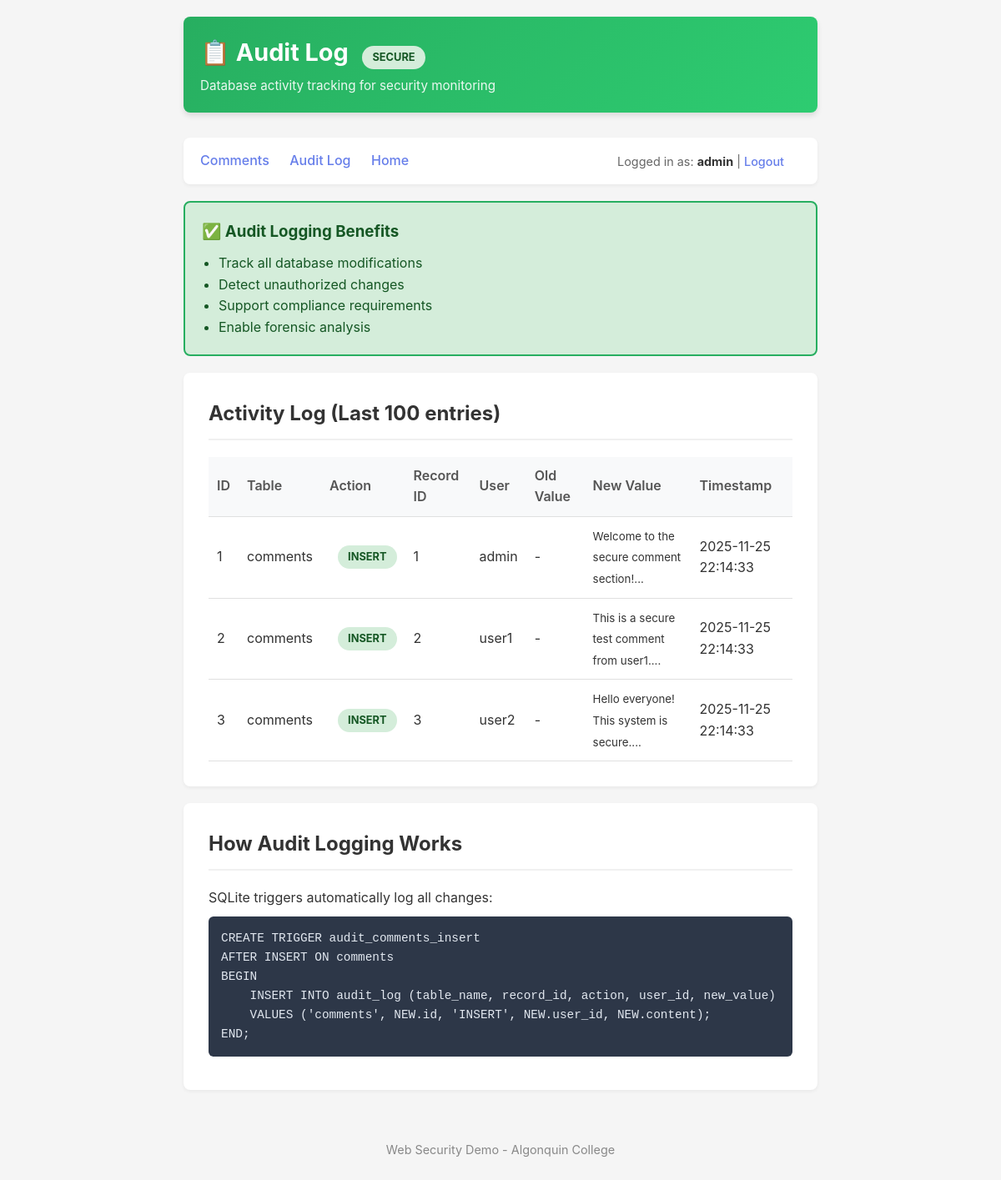
The page /secure/audit.php (signed in) on the database as committed earlier.
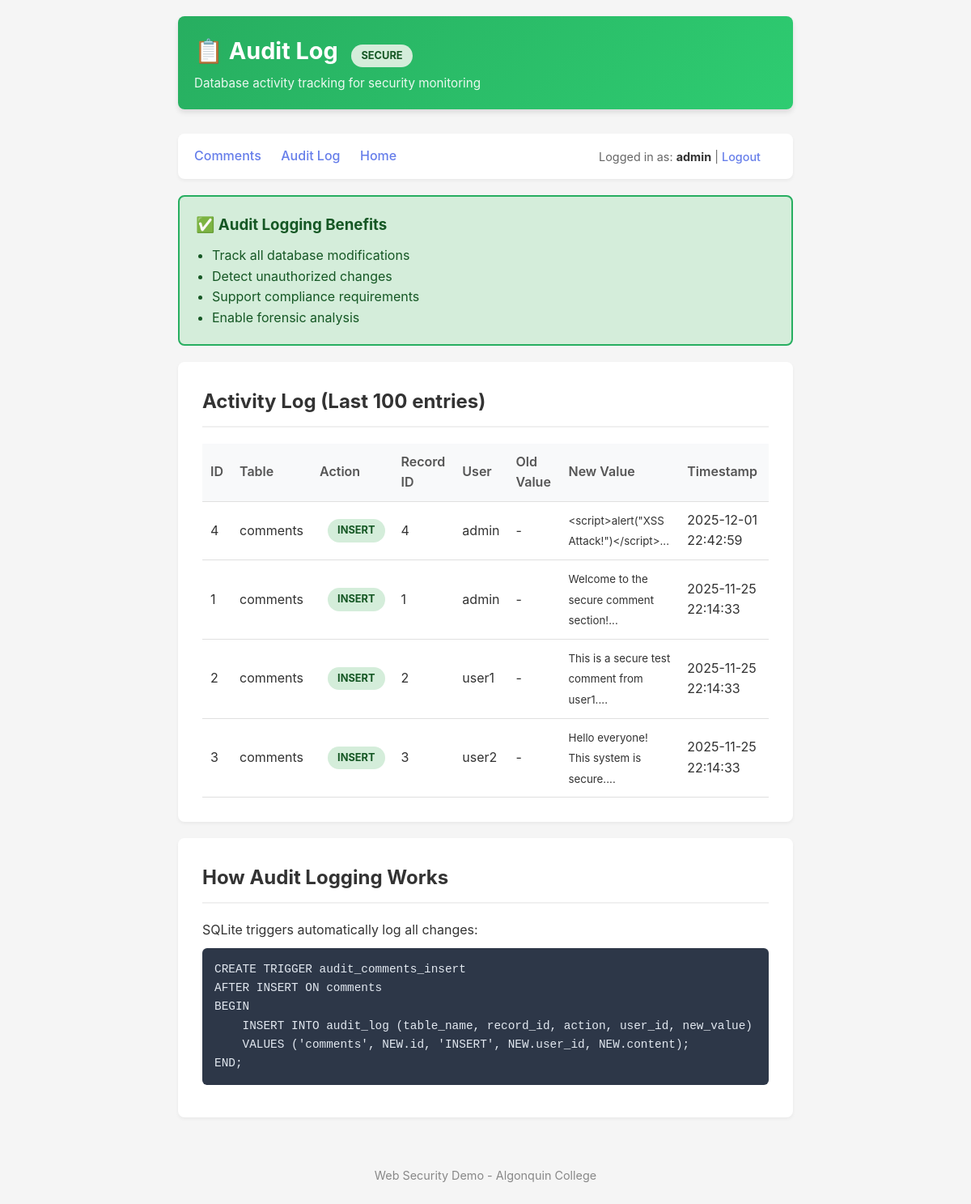
The same page on the database as committed later.
### tables this page shows
CREATE TABLE audit_log (
            id INTEGER PRIMARY KEY AUTOINCREMENT,
            table_name TEXT NOT NULL,
            record_id INTEGER NOT NULL,
            action TEXT NOT NULL,
            user_id INTEGER,
            old_value TEXT,
            new_value TEXT,
            ip_address TEXT,
            created_at DATETIME DEFAULT CURRENT_TIMESTAMP
        );

CREATE TABLE users (
            id INTEGER PRIMARY KEY AUTOINCREMENT,
            username TEXT NOT NULL UNIQUE,
            password_hash TEXT NOT NULL,
            email_encrypted TEXT,
            role TEXT DEFAULT 'user',
            created_at DATETIME DEFAULT CURRENT_TIMESTAMP,
            updated_at DATETIME DEFAULT CURRENT_TIMESTAMP
        );

### secure/includes/auth.php (called while the page is built, shortened)
<?php
function get_current_username(): ?string {
    return $_SESSION['username'] ?? null;
}

### secure/includes/sanitize.php (called while the page is built, shortened)
<?php
function encode_output(string $data): string {
    return htmlspecialchars($data, ENT_QUOTES | ENT_HTML5, 'UTF-8');
}

### secure/audit.php (the view, shortened to what this page needs)
<?php
require_once 'includes/db.php';
require_once 'includes/auth.php';
require_once 'includes/sanitize.php';
$username = get_current_username();
try {
    $stmt = $pdo->query("
        SELECT al.*, u.username
        FROM audit_log al
        LEFT JOIN users u ON al.user_id = u.id
        ORDER BY al.created_at DESC
        LIMIT 100
    ");
    $auditLog = $stmt->fetchAll();
} catch (PDOException $e) {
    error_log('Audit log fetch error: ' . $e->getMessage());
    $auditLog = [];
}
?>
<!DOCTYPE html>
<html lang="en">
<head>
    <link rel="stylesheet" href="assets/style.css">
</head>
<body>
    <div class="container">
        <header class="secure">
            <h1>📋 Audit Log <span class="badge badge-success">SECURE</span></h1>
            <p>Database activity tracking for security monitoring</p>
        </header>
        <nav>
            <div>
                <a href="comments.php">Comments</a>
                <a href="audit.php">Audit Log</a>
                <a href="index.php">Home</a>
            </div>
            <div class="user-info">
                Logged in as: <strong><?php echo encode_output($username); ?></strong>
                | <a href="logout.php">Logout</a>
            </div>
        </nav>
        <div class="security-box">
            <h3>✅ Audit Logging Benefits</h3>
            <ul>
                <li>Track all database modifications</li>
                <li>Detect unauthorized changes</li>
                <li>Support compliance requirements</li>
                <li>Enable forensic analysis</li>
            </ul>
        </div>
        <div class="card">
            <h2>Activity Log (Last 100 entries)</h2>
            <?php if (empty($auditLog)): ?>
                <p style="color: #888; text-align: center; padding: 20px;">
                    No audit entries yet.
                </p>
            <?php else: ?>
                <table class="audit-table">
                    <thead>
                        <tr>
                            <th>ID</th>
                            <th>Table</th>
                            <th>Action</th>
                            <th>Record ID</th>
                            <th>User</th>
                            <th>Old Value</th>
                            <th>New Value</th>
                            <th>Timestamp</th>
                        </tr>
                    </thead>
                    <tbody>
                        <?php foreach ($auditLog as $log): ?>
                        <tr>
                            <td><?php echo encode_output($log['id']); ?></td>
                            <td><?php echo encode_output($log['table_name']); ?></td>
                            <td>
                                <span class="badge <?php
                                    echo $log['action'] === 'INSERT' ? 'badge-success' :
                                        ($log['action'] === 'DELETE' ? 'badge-danger' : '');
                                ?>">
                                    <?php echo encode_output($log['action']); ?>
                                </span>
                            </td>
                            <td><?php echo encode_output($log['record_id']); ?></td>
                            <td><?php echo encode_output($log['username'] ?? 'System'); ?></td>
                            <td>
                                <?php if ($log['old_value']): ?>
                                    <small><?php echo encode_output(substr($log['old_value'], 0, 50)); ?>...</small>
                                <?php else: ?>
                                    -
                                <?php endif; ?>
                            </td>
                            <td>
                                <?php if ($log['new_value']): ?>
                                    <small><?php echo encode_output(substr($log['new_value'], 0, 50)); ?>...</small>
                                <?php else: ?>
                                    -
                                <?php endif; ?>
                            </td>
                            <td><?php echo encode_output($log['created_at']); ?></td>
                        </tr>
                        <?php endforeach; ?>
                    </tbody>
                </table>
            <?php endif; ?>
        </div>
        <div class="card">
            <h2>How Audit Logging Works</h2>
            <p>SQLite triggers automatically log all changes:</p>
            <pre>CREATE TRIGGER audit_comments_insert
AFTER INSERT ON comments
BEGIN
    INSERT INTO audit_log (table_name, record_id, action, user_id, new_value)
    VALUES ('comments', NEW.id, 'INSERT', NEW.user_id, NEW.content);
END;</pre>
        </div>
        <footer>
            <p>Web Security Demo - Algonquin College</p>
        </footer>
    </div>
</body>
</html>

### secure/assets/style.css (style rules this page uses)
* { margin: 0; padding: 0; box-sizing: border-box; }
body { font-family: -apple-system, BlinkMacSystemFont, 'Segoe UI', Roboto, Oxygen, Ubuntu, sans-serif; line-height: 1.6; color: #333; background-color: #f5f5f5; min-height: 100vh; }
.container { max-width: 800px; margin: 0 auto; padding: 20px; }
header { background: linear-gradient(135deg, #667eea 0%, #764ba2 100%); color: white; padding: 20px; margin-bottom: 30px; border-radius: 8px; box-shadow: 0 4px 6px rgba(0, 0, 0, 0.1); }
header.secure { background: linear-gradient(135deg, #27ae60 0%, #2ecc71 100%); }
header h1 { font-size: 1.8rem; margin-bottom: 5px; }
header p { opacity: 0.9; font-size: 0.95rem; }
.badge { display: inline-block; padding: 4px 12px; border-radius: 20px; font-size: 0.8rem; font-weight: bold; text-transform: uppercase; margin-left: 10px; }
.badge-success { background-color: #d4edda; color: #155724; }
nav { background: white; padding: 15px 20px; margin-bottom: 20px; border-radius: 8px; box-shadow: 0 2px 4px rgba(0, 0, 0, 0.05); display: flex; justify-content: space-between; align-items: center; }
nav a { color: #667eea; text-decoration: none; margin-right: 20px; font-weight: 500; transition: color 0.2s; }
.user-info { color: #666; font-size: 0.9rem; }
.user-info strong { color: #333; }
.card { background: white; border-radius: 8px; box-shadow: 0 2px 4px rgba(0, 0, 0, 0.05); padding: 30px; margin-bottom: 20px; }
.card h2 { color: #333; margin-bottom: 20px; padding-bottom: 10px; border-bottom: 2px solid #f0f0f0; }
.security-box { background: #d4edda; border: 2px solid #27ae60; border-radius: 8px; padding: 20px; margin-bottom: 20px; }
.security-box h3 { color: #155724; margin-bottom: 10px; }
.security-box ul { margin-left: 20px; color: #155724; }
pre { background: #2d3748; color: #e2e8f0; padding: 15px; border-radius: 6px; overflow-x: auto; font-family: 'Courier New', monospace; font-size: 0.9rem; margin: 10px 0; }
a { color: #667eea; }
footer { text-align: center; padding: 20px; color: #888; font-size: 0.9rem; margin-top: 40px; }
.audit-table { width: 100%; border-collapse: collapse; margin-top: 15px; }
.audit-table th, .audit-table td { padding: 10px; text-align: left; border-bottom: 1px solid #e0e0e0; }
.audit-table th { background: #f8f9fa; font-weight: 600; color: #555; }

Rows that differ between the two databases and show on the page:
added audit_log: id "4", table_name "comments", action "INSERT", record "4", user.username "admin", new_value "<script>alert(\"XSS Attack!\")</script>", created_at "2025-12-01 22:42:59"
